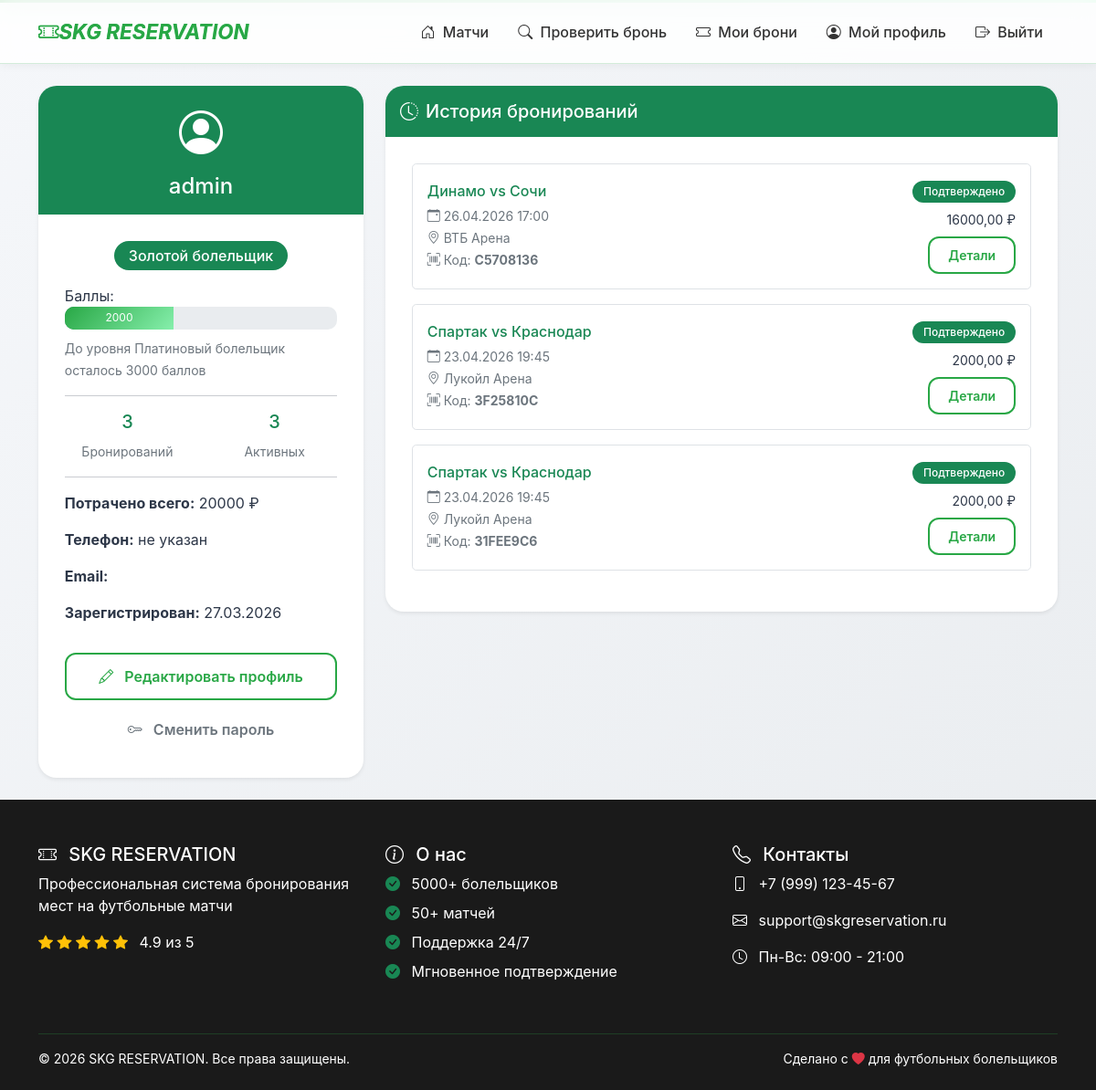
/profile/ (signed in), run on the app's committed database.
### bookings/models.py (models this page shows, shortened)
class UserProfile(models.Model):
    USER_LEVELS = [
        ('bronze', 'Бронзовый болельщик'),
        ('silver', 'Серебряный болельщик'),
        ('gold', 'Золотой болельщик'),
        ('platinum', 'Платиновый болельщик'),
    ]
    user = models.OneToOneField(User, on_delete=models.CASCADE, related_name='profile')
    phone = models.CharField('Телефон', max_length=20, blank=True)
    avatar = models.ImageField('Аватар', upload_to='avatars/', blank=True, null=True)
    points = models.IntegerField('Баллы', default=0)
    level = models.CharField('Уровень', max_length=20, choices=USER_LEVELS, default='bronze')
    total_bookings = models.IntegerField('Всего бронирований', default=0)
    total_spent = models.DecimalField('Потрачено всего', max_digits=10, decimal_places=2, default=0)

class Booking(models.Model):
    STATUS_CHOICES = [
        ('confirmed', 'Подтверждено'),
        ('cancelled', 'Отменено'),
    ]
    booking_code = models.CharField(max_length=10, unique=True, editable=False)
    match = models.ForeignKey(Match, on_delete=models.CASCADE)
    seats = models.ManyToManyField(Seat)
    user = models.ForeignKey(User, on_delete=models.CASCADE, null=True, blank=True)
    customer_name = models.CharField('Имя', max_length=200)
    customer_phone = models.CharField('Телефон', max_length=20)
    customer_email = models.EmailField('Email', blank=True)
    total_price = models.DecimalField(max_digits=10, decimal_places=2)
    status = models.CharField(max_length=20, choices=STATUS_CHOICES, default='confirmed')
    booking_date = models.DateTimeField(auto_now_add=True)

class Match(models.Model):
    home_team = models.CharField('Хозяева', max_length=100)
    away_team = models.CharField('Гости', max_length=100)
    match_date = models.DateTimeField('Дата и время')
    stadium = models.ForeignKey(Stadium, on_delete=models.CASCADE)
    price = models.DecimalField('Цена', max_digits=10, decimal_places=2, default=500)
    is_active = models.BooleanField('Активен', default=True)
    created_at = models.DateTimeField('Создан', auto_now_add=True)

class Stadium(models.Model):
    name = models.CharField('Название', max_length=200)
    address = models.TextField('Адрес')
    total_seats = models.IntegerField('Всего мест')
    rows = models.IntegerField('Ряды', default=10)
    seats_per_row = models.IntegerField('Мест в ряду', default=20)

### bookings/views.py (the view)
# urls.py: path('profile/', views.profile_view, name='profile'),
@login_required
def profile_view(request):
    profile = request.user.profile
    bookings = Booking.objects.filter(user=request.user).order_by('-booking_date')
    total_bookings = bookings.count()
    total_spent = bookings.aggregate(total=Sum('total_price'))['total'] or 0
    active_bookings = bookings.filter(status='confirmed', match__match_date__gte=timezone.now()).count()
    next_level_points = 0
    next_level_name = ''
    if profile.level == 'bronze':
        next_level_points = 500 - profile.points
        next_level_name = 'Серебряный болельщик'
    elif profile.level == 'silver':
        next_level_points = 2000 - profile.points
        next_level_name = 'Золотой болельщик'
    elif profile.level == 'gold':
        next_level_points = 5000 - profile.points
        next_level_name = 'Платиновый болельщик'
    context = {
        'profile': profile,
        'bookings': bookings,
        'total_bookings': total_bookings,
        'total_spent': total_spent,
        'active_bookings': active_bookings,
        'next_level_points': next_level_points,
        'next_level_name': next_level_name,
    }
    return render(request, 'bookings/profile.html', context)

### bookings/context_processors.py (called while the page is built)
def current_datetime(request):
    return {'now': timezone.now()}

### bookings/templates/bookings/profile.html (shortened to what this page needs)
{% extends 'bookings/base.html' %}
{% block content %}
<div class="row">
    <div class="col-md-4 mb-4">
        <div class="card shadow-sm border-0">
            <div class="card-header bg-success text-white text-center border-0 py-3">
                <i class="bi bi-person-circle" style="font-size: 3rem;"></i>
                <h4 class="mb-0 mt-2">{{ user.username }}</h4>
            </div>
            <div class="card-body">
                <div class="text-center mb-3">
                    <span class="badge bg-success fs-6 py-2 px-3">{{ profile.get_level_display }}</span>
                </div>
                <div class="mb-3">
                    <label class="fw-semibold">Баллы:</label>
                    <div class="progress mb-2" style="height: 25px;">
                        {% if next_level_points > 0 %}
                        <div class="progress-bar bg-success" role="progressbar" style="width: {% widthratio profile.points next_level_points|add:profile.points 100 %}%">
                            {{ profile.points }}
                        </div>
                        {% else %}
                        <div class="progress-bar bg-success" role="progressbar" style="width: 100%">
                            {{ profile.points }}
                        </div>
                        {% endif %}
                    </div>
                    {% if next_level_points > 0 %}
                    <small class="text-muted">До уровня {{ next_level_name }} осталось {{ next_level_points }} баллов</small>
                    {% else %}
                    <small class="text-muted">Максимальный уровень достигнут</small>
                    {% endif %}
                </div>
                <hr>
                <div class="row text-center">
                    <div class="col-6">
                        <h5 class="text-success">{{ total_bookings }}</h5>
                        <small class="text-muted">Бронирований</small>
                    </div>
                    <div class="col-6">
                        <h5 class="text-success">{{ active_bookings }}</h5>
                        <small class="text-muted">Активных</small>
                    </div>
                </div>
                <hr>
                <p><strong>Потрачено всего:</strong> {{ total_spent }} ₽</p>
                <p><strong>Телефон:</strong> {{ profile.phone|default:"не указан" }}</p>
                <p><strong>Email:</strong> {{ user.email }}</p>
                <p><strong>Зарегистрирован:</strong> {{ user.date_joined|date:"d.m.Y" }}</p>
                <a href="{% url 'profile_edit' %}" class="btn btn-outline-success w-100 mt-3">
                    <i class="bi bi-pencil"></i> Редактировать профиль
                </a>
                <a href="{% url 'change_password' %}" class="btn btn-outline-secondary w-100 mt-2">
                    <i class="bi bi-key"></i> Сменить пароль
                </a>
            </div>
        </div>
    </div>
    <div class="col-md-8">
        <div class="card shadow-sm border-0">
            <div class="card-header bg-success text-white border-0 py-3">
                <h5 class="mb-0"><i class="bi bi-clock-history me-2"></i>История бронирований</h5>
            </div>
            <div class="card-body">
                {% if bookings %}
                    {% for booking in bookings %}
                    <div class="border rounded-3 p-3 mb-3">
                        <div class="row align-items-center">
                            <div class="col-md-8">
                                <h6 class="text-success mb-1">{{ booking.match.home_team }} vs {{ booking.match.away_team }}</h6>
                                <small class="text-muted">
                                    <i class="bi bi-calendar-event"></i> {{ booking.match.match_date|date:"d.m.Y H:i" }}<br>
                                    <i class="bi bi-geo-alt"></i> {{ booking.match.stadium.name }}<br>
                                    <i class="bi bi-upc-scan"></i> Код: <strong>{{ booking.booking_code }}</strong>
                                </small>
                            </div>
                            <div class="col-md-4 text-md-end">
                                <span class="badge {% if booking.status == 'confirmed' %}bg-success{% else %}bg-danger{% endif %} mb-2">
                                    {{ booking.get_status_display }}
                                </span>
                                <p class="mb-0 small">{{ booking.total_price }} ₽</p>
                                <a href="{% url 'booking_success' booking.booking_code %}" class="btn btn-sm btn-outline-success mt-2">Детали</a>
                            </div>
                        </div>
                    </div>
                    {% endfor %}
                {% else %}
                    <div class="text-center py-4">
                        <i class="bi bi-ticket" style="font-size: 3rem; color: #cbd5e0;"></i>
                        <p class="mt-2 text-muted">У вас пока нет бронирований</p>
                        <a href="{% url 'index' %}" class="btn btn-success">Выбрать матч</a>
                    </div>
                {% endif %}
            </div>
        </div>
    </div>
</div>
{% endblock %}

### static/css/style.css (style rules this page uses)
:root { --primary: #28a745; --primary-dark: #218838; --primary-light: #86efac; --dark: #1a1a1a; --gray: #6c757d; --light: #f8f9fa; --gradient: linear-gradient(135deg, #28a745 0%, #86efac 100%); --shadow: 0 10px 30px rgba(0, 0, 0, 0.1); --shadow-hover: 0 20px 40px rgba(0, 0, 0, 0.15); --transition: all 0.3s cubic-bezier(0.4, 0, 0.2, 1); }
* { margin: 0; padding: 0; box-sizing: border-box; }
html, body { height: 100%; scroll-behavior: smooth; }
body { font-family: 'Inter', -apple-system, BlinkMacSystemFont, 'Segoe UI', Roboto, sans-serif; background: linear-gradient(135deg, #f5f7fa 0%, #e9ecef 100%); color: #2d3748; display: flex; flex-direction: column; min-height: 100vh; }
.card { background: white; border: none; border-radius: 20px; transition: var(--transition); overflow: hidden; position: relative; box-shadow: var(--shadow); }
.card::before { content: ''; position: absolute; top: 0; left: 0; right: 0; height: 4px; background: var(--gradient); transform: translateY(-100%); transition: var(--transition); }
.card-body { padding: 1.8rem; }
.btn { border: none; border-radius: 12px; padding: 12px 28px; font-weight: 600; transition: all 0.3s cubic-bezier(0.4, 0, 0.2, 1); position: relative; overflow: hidden; z-index: 1; }
.btn-outline-success { background: transparent; border: 2px solid #28a745; color: #28a745; }
.btn::after { content: ''; position: absolute; top: 50%; left: 50%; width: 0; height: 0; border-radius: 50%; background: rgba(255, 255, 255, 0.5); transform: translate(-50%, -50%); transition: width 0.4s, height 0.4s; z-index: -1; }
.btn-sm { padding: 8px 20px; font-size: 0.875rem; }
.btn i { margin-right: 8px; transition: transform 0.2s ease; }
.badge { transition: all 0.3s ease; }
.progress { border-radius: 10px; background: #e9ecef; overflow: hidden; }
.progress-bar { background: var(--gradient); transition: width 1s ease; }
.badge { padding: 6px 12px; border-radius: 50px; font-weight: 500; }
.card-header { border-radius: 0; }
.btn { white-space: nowrap; }

### bookings/templates/bookings/base.html (style rules this page uses)
html, body { height: 100%; margin: 0; padding: 0; }
body { display: flex; flex-direction: column; min-height: 100vh; }

### data on the page
UserProfile: level "Золотой болельщик", points "2000", phone "не указан"
Booking: match.home_team "Динамо", match.away_team "Сочи", match.match_date "26.04.2026 17:00", match.stadium.name "ВТБ Арена", booking_code "C5708136", status "Подтверждено", total_price "16000,00"
Booking: match.home_team "Спартак", match.away_team "Краснодар", match.match_date "23.04.2026 19:45", match.stadium.name "Лукойл Арена", booking_code "3F25810C", status "Подтверждено", total_price "2000,00"
Booking: match.home_team "Спартак", match.away_team "Краснодар", match.match_date "23.04.2026 19:45", match.stadium.name "Лукойл Арена", booking_code "31FEE9C6", status "Подтверждено", total_price "2000,00"

### other printed values
{{ user.username }} "admin"
{{ next_level_name }} "Платиновый болельщик"
{{ next_level_points }} "3000"
{{ total_bookings }} "3"
{{ active_bookings }} "3"
{{ total_spent }} "20000"
{{ user.date_joined|date:"d.m.Y" }} "27.03.2026"
